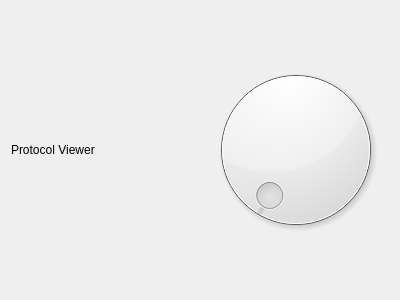
<ui version="4.0" >
 <class>ProtocolViewer</class>
 <widget class="QWidget" name="ProtocolViewer" >
  <property name="geometry" >
   <rect>
    <x>0</x>
    <y>0</y>
    <width>400</width>
    <height>300</height>
   </rect>
  </property>
  <property name="windowTitle" >
   <string>Form</string>
  </property>
  <layout class="QVBoxLayout" name="verticalLayout" >
   <item>
    <layout class="QHBoxLayout" name="horizontalLayout" >
     <item>
      <widget class="QLabel" name="label" >
       <property name="text" >
        <string>Protocol Viewer</string>
       </property>
      </widget>
     </item>
     <item>
      <widget class="QDial" name="dial" />
     </item>
    </layout>
   </item>
  </layout>
 </widget>
 <resources/>
 <connections/>
</ui>
